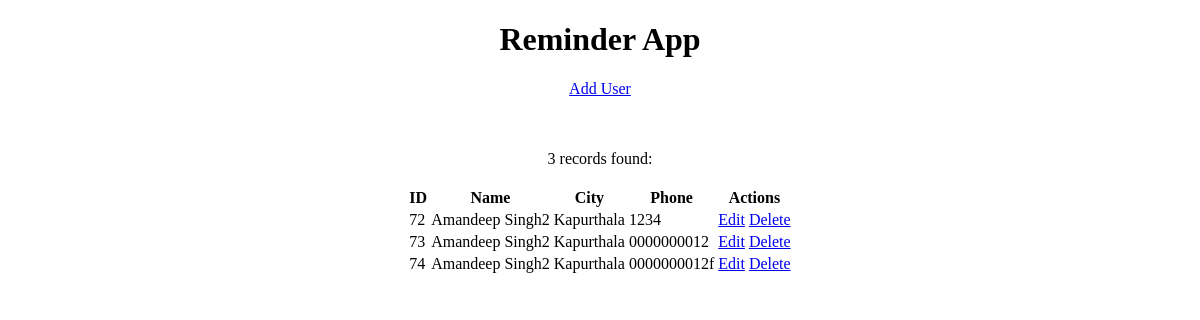
Page /home/ on the earlier database version.
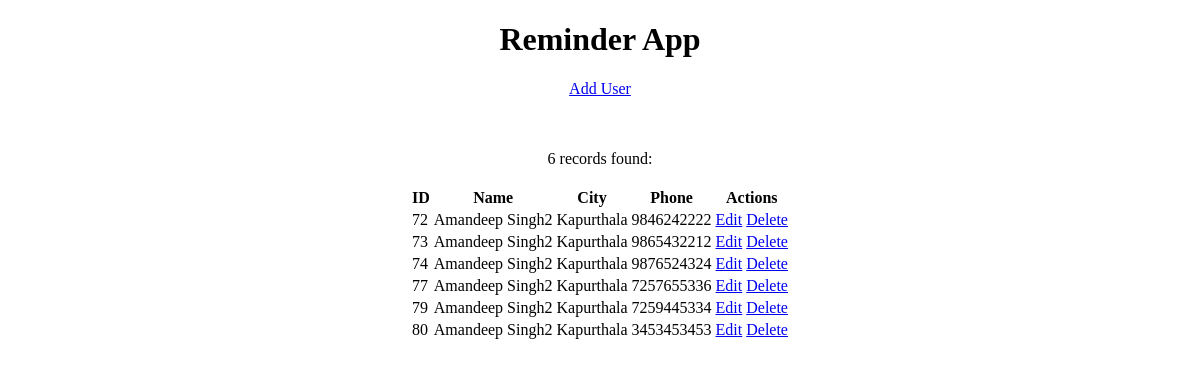
Same page on the later database version.
### myapp/models.py (models this page shows, shortened)
class user(models.Model):
    name = models.CharField(max_length = 40)
    city = models.CharField(max_length = 40, default = 'Kapurthala')
    phone = models.CharField(max_length = 14, unique = True)

### myapp/views.py (the view)
# urls.py: 2. Add a URL to urlpatterns:  path('', views.home, name='home')
def home(request):
    users_list = user.objects.all()
    return render(request,'home.html',{'user_list':users_list})

### myapp/templates/home.html (shortened to what this page needs)
<!DOCTYPE html>
<html>
    <head>
    </head>
    <body>
     <center>
      <h1>Reminder App</h1>
      <p> <a href="{% url 'add' %}">Add User</a> </p>
      <br> <br>
      <table>
        <tr>
          <th>ID</th>
          <th>Name</th>
          <th>City</th>
          <th>Phone</th>
          <th>Actions</th>
        </tr>
        {% if user_list %}
           {{ user_list|length }} records found:<br><br>
           {% for item in user_list %}
            <tr>
             <td>{{ item.id }}</td>
             <td>{{ item.name }}</td>
             <td>{{ item.city }}</td>
             <td>{{ item.phone }}</td>
             <td>
               <a href="/edit/{{ item.id }}/">Edit</a>
               <a href="/delete/{{ item.id }}/">Delete</a>
             </td>
            </tr>
           {% empty %}
             <td>Sorry, no User added yet</td>
           {% endfor %}
        {% else %}
           There are no records in the system
        {% endif %}
      </table>
    </center>
    </body>
</html>

Differences in the rows shown:
changed user id 72: phone "1234" → "9846242222"
changed user id 73: phone "0000000012" → "9865432212"
changed user id 74: phone "0000000012f" → "9876524324"
added user: id "77", name "Amandeep Singh2", city "Kapurthala", phone "7257655336"
added user: id "79", name "Amandeep Singh2", city "Kapurthala", phone "7259445334"
added user: id "80", name "Amandeep Singh2", city "Kapurthala", phone "3453453453"
Other differences:
text written by a page script: "3 records found:" → "6 records found:"
